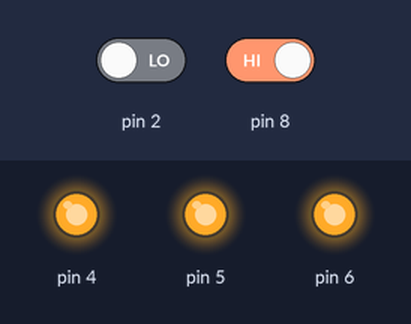
Simulated run of this sketch. Board: Arduino Uno, built with avr-gcc and run on an emulated ATmega328P. Parts: output pins drawn as LEDs (lit = HIGH). Dashed ring = blinking. The test bench sets the inputs (shaded band); at power-on: pin 8 HIGH, pin 2 LOW.

Above: at 6.8 s.
6.9 s: pin 8 driven LOW
At 10.9 s:
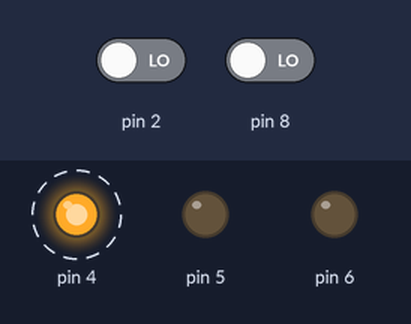
13.0 s: pin 2 driven HIGH
At 13.5 s:
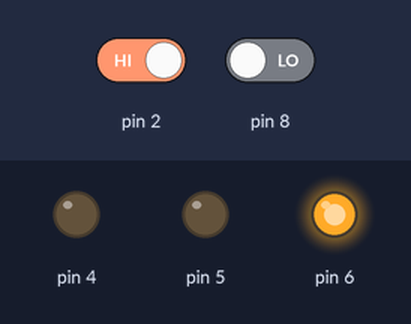
16.9 s: pin 2 driven LOW
At 18.0 s:
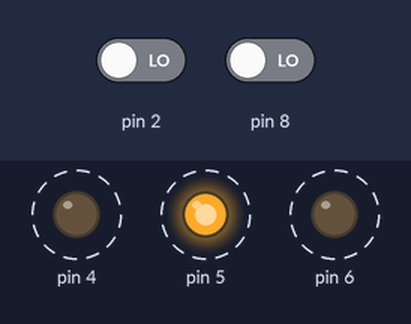
20.8 s: pin 8 driven HIGH
At 22.8 s:
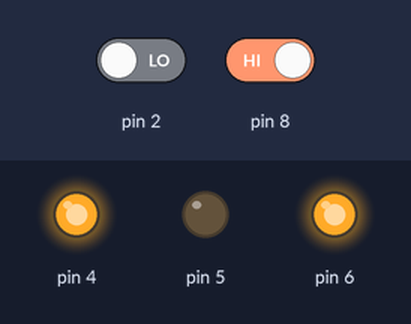
Timing chart, 0 to 27.1 s (numbered marks = the images above; inputs shaded):
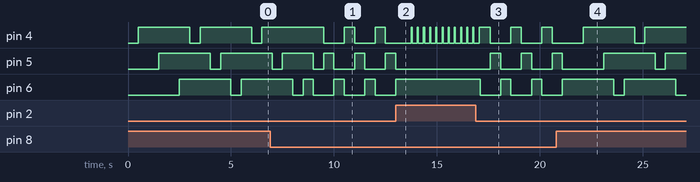

The sketch:

week01_homework02.ino
```cpp
int switchState1=0;
int switchState2=0;

void setup() {
pinMode(6,OUTPUT);
pinMode(4,OUTPUT);
pinMode(5,OUTPUT);
pinMode(2,INPUT);
pinMode(8,INPUT);

}

void loop() {
switchState2=digitalRead(2);
switchState1=digitalRead(8);

if(switchState1==LOW)

switch (switchState2){
 case LOW:  {
  digitalWrite(4,HIGH);
digitalWrite(5,LOW);
digitalWrite(6,LOW);
delay(500);
digitalWrite(4,LOW);
digitalWrite(5,HIGH);
delay(500);
digitalWrite(5,LOW);
digitalWrite(6,HIGH);
delay(500);
break;
}

 case HIGH:{
  digitalWrite(4,LOW);
delay(250);
digitalWrite(4,HIGH);
delay(50);
break;
 }
}


else if (switchState1==HIGH){

switch (switchState2){
 case LOW:  {
  digitalWrite(4,LOW);
delay(500);
digitalWrite(4,HIGH);
delay(500);
digitalWrite(5,LOW);
delay(500);
digitalWrite(5,HIGH);
delay(500);
digitalWrite(6,LOW);
delay(500);
digitalWrite(6,HIGH);
delay(500);
break;
}


case HIGH : {
 digitalWrite(4,HIGH);
digitalWrite(5,HIGH);
digitalWrite(6,HIGH);
delay(200);

digitalWrite(4,LOW);
delay(50);
digitalWrite(5,LOW);
delay(25);
digitalWrite(6,LOW);
delay(15);
break;
}

return 0;
}

 }

}
```

Measured:
- after the input at 6.9 s, pin 4: alternates HIGH for 0.50 s and LOW for 1.0 s, starting after 2.6 s
- after the input at 13.0 s, pin 4: alternates HIGH for 0.05 s and LOW for 0.25 s, starting after 0.75 s; pin 5: goes on until 13.0 s, then stays LOW; pin 6: goes on until 13.0 s, then stays HIGH
- after the input at 16.9 s, pin 4, pin 5: alternates HIGH for 0.50 s and LOW for 1.0 s, starting after 0.70 s; pin 6: alternates HIGH for 0.50 s and LOW for 1.0 s, starting after 0.20 s
- after the input at 20.8 s, pin 6: HIGH → LOW after 2.8 s, → HIGH 0.50 s later, → LOW 2.5 s later
- by itself, pin 4: alternates HIGH for 2.5 s and LOW for 0.50 s
